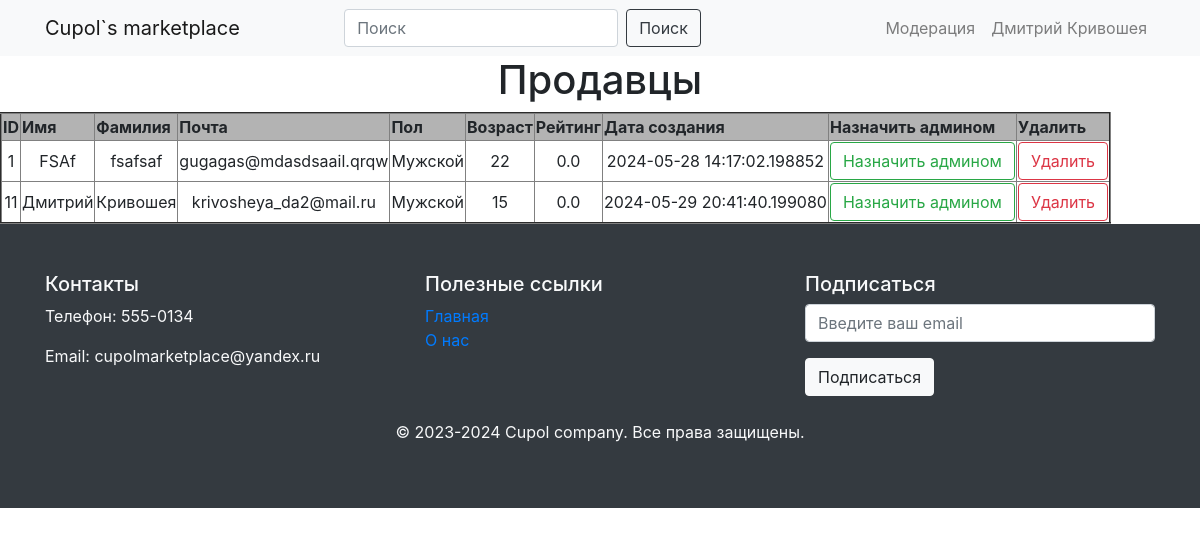
The app's page /admin/list_of_sellers (signed in) with its own data.
### data/user.py (models this page shows)
class User(SqlAlchemyBase, UserMixin , SerializerMixin):
    __tablename__ = 'user'
    id = sqlalchemy.Column(sqlalchemy.Integer, primary_key=True, autoincrement=True)
    type = sqlalchemy.Column(sqlalchemy.String)
    email = sqlalchemy.Column(sqlalchemy.String)
    def get_user(self, db_sess=None):
        if not db_sess:
            db_sess = db_session.create_session()
        return db_sess.query(eval(self.type.capitalize())).get(self.id)

### data/admin.py (models this page shows, shortened)
class Admin(SqlAlchemyBase, UserMixin, SerializerMixin):
    __tablename__ = 'admin'
    id = sqlalchemy.Column(sqlalchemy.Integer, sqlalchemy.ForeignKey("user.id"), primary_key=True)
    name = sqlalchemy.Column(sqlalchemy.String)
    surname = sqlalchemy.Column(sqlalchemy.String)
    email = sqlalchemy.Column(sqlalchemy.String)
    password = sqlalchemy.Column(sqlalchemy.String)
    gender = sqlalchemy.Column(sqlalchemy.String)
    age = sqlalchemy.Column(sqlalchemy.Integer)
    is_boss = sqlalchemy.Column(sqlalchemy.Boolean, default=False)
    date = sqlalchemy.Column(sqlalchemy.DateTime, default=datetime.datetime.now)
    user = orm.relationship("User")

### data/seller.py (models this page shows, shortened)
class Seller(SqlAlchemyBase, UserMixin, SerializerMixin):
    __tablename__ = 'seller'
    id = sqlalchemy.Column(sqlalchemy.Integer, sqlalchemy.ForeignKey("user.id"), primary_key=True)
    name = sqlalchemy.Column(sqlalchemy.String)
    surname = sqlalchemy.Column(sqlalchemy.String)
    email = sqlalchemy.Column(sqlalchemy.String)
    password = sqlalchemy.Column(sqlalchemy.String)
    gender = sqlalchemy.Column(sqlalchemy.String)
    age = sqlalchemy.Column(sqlalchemy.Integer)
    rating = sqlalchemy.Column(sqlalchemy.Float, default=0.0)
    date = sqlalchemy.Column(sqlalchemy.DateTime, default=datetime.datetime.now)
    user = orm.relationship("User")

### main.py (the view)
@app.route('/admin/list_of_sellers')
def list_of_sellers():
    db_sess = db_session.create_session()
    sellers = db_sess.query(Seller).all()
    user = current_user.get_user()
    return render_template("list_of_sellers.html", sellers=sellers, user=user)

### data/db_session.py (called while the page is built)
def create_session() -> Session:
    global __factory
    return __factory()

### main.py (called while the page is built)
@login_manager.user_loader
def load_user(user_id):
    db_sess = db_session.create_session()
    return db_sess.query(User).get(user_id)

### templates/list_of_sellers.html
{% extends "base.html" %}
{% block content %}
    {% if current_user.type == "admin" %}
        <h1 align="center">Продавцы</h1>
        <table border="2px solid grey">
            <tr>
                <th bgcolor="#b3b3b3">ID</th>
                <th bgcolor="#b3b3b3">Имя</th>
                <th bgcolor="#b3b3b3">Фамилия</th>
                <th bgcolor="#b3b3b3">Почта</th>
                <th bgcolor="#b3b3b3">Пол</th>
                <th bgcolor="#b3b3b3">Возраст</th>
                <th bgcolor="#b3b3b3">Рейтинг</th>
                <th bgcolor="#b3b3b3">Дата создания</th>
                <th bgcolor="#b3b3b3">Назначить админом</th>
                <th bgcolor="#b3b3b3">Удалить</th>
            </tr>
            {% for i in sellers %}
                <tr>
                    <td align="center">{{ i.id }}</td>
                    <td align="center">{{ i.name }}</td>
                    <td align="center">{{ i.surname }}</td>
                    <td align="center">{{ i.email }}</td>
                    <td align="center">
                        {% if i.gender == "male" %}
                            Мужской
                        {% else %}
                            Женский
                        {% endif %}
                    </td>
                    <td align="center">{{ i.age }}</td>
                    <td align="center">{{ i.rating }}</td>
                    <td align="center">{{ i.date }}</td>
                    <td align="center">
                        <a class="btn btn-outline-success" href="/admin/give_admin/{{i.id}}">Назначить админом</a>
                    </td>
                    <td align="center">
                        <a class="btn btn-outline-danger" href="/admin/delete/{{i.id}}">Удалить</a>
                    </td>
                </tr>
            {% endfor %}
        </table>
    {% else %}
        <h1 align="center">У вас нет прав для доступа к данной странице</h1>
    {% endif %}
{% endblock %}

### templates/base.html (shortened to what this page needs)
<!DOCTYPE html>
<html lang="en" xmlns="http://www.w3.org/1999/html">
<head>
    <link rel="stylesheet" href="{{ css_style }}">
    <link rel="stylesheet" href="https://stackpath.bootstrapcdn.com/bootstrap/4.5.2/css/bootstrap.min.css">
</head>
<body>
<nav class="navbar navbar-expand-lg navbar-light bg-light">
    <div class="container">
        <a class="navbar-brand" href="/">Cupol`s marketplace</a>
        <form class="form-inline mx-auto">
            <input class="form-control mr-sm-2" type="search" id="searchQuery" placeholder="Поиск" aria-label="Search">
            <button class="btn btn-outline-dark my-2 my-sm-0 btn-animated" type="submit" onclick="search(event)">Поиск</button>
        </form>
        {% if current_user.is_authenticated %}
            <ul class="navbar-nav ml-auto">
                <li class="nav-item">
                    {% if current_user.type == "buyer" %}
                        <a class="nav-link custom-cart-btn" href="/cart">Корзина</a>
                    {% elif current_user.type == "seller" %}
                        <a class="nav-link custom-cart-btn" href="/add_product/start">Добавить товар</a>
                    {% elif current_user.type == "admin" %}
                        <a class="nav-link custom-cart-btn" href="/admin">Модерация</a>
                    {% endif %}
                </li>
                <li class="nav-item">
                    <a class="nav-link custom-account-btn" href="/account">{{ current_user.get_user().name }} {{ current_user.get_user().surname }}</a>
                </li>
            </ul>
        {% else %}
            <p>
                <a class="btn btn btn-outline-dark btn-animated" href="/register">Зарегистрироваться</a>
                <a class="btn btn btn-outline-dark btn-animated" href="/login">Войти</a>
            </p>
        {% endif %}
    </div>
</nav>
{% block content %}{% endblock %}
<footer class="footer bg-dark text-light py-5">
    <div class="container">
        <div class="row">
            <div class="col-md-4">
                <h5>Контакты</h5>
                <p>Телефон: 555-0134</p>
                <p>Email: cupolmarketplace@yandex.ru</p>
            </div>
            <div class="col-md-4">
                <h5>Полезные ссылки</h5>
                <ul class="list-unstyled">
                    <li><a href="/">Главная</a></li>
                    <li><a href="/about_us">О нас</a></li>
                </ul>
            </div>
            <div class="col-md-4">
                <h5>Подписаться</h5>
                <form id="subscribeForm">
                    <div class="form-group">
                        <input type="email" class="form-control" id="emailInput" placeholder="Введите ваш email" required>
                    </div>
                    <button type="submit" class="btn btn-light btn-animated" id="subscribeBtn">Подписаться</button>
                </form>
            </div>
        </div>
        <div class="row mt-4">
            <div class="col-md-12 text-center">
                <p>&copy; 2023-2024 Cupol company. Все права защищены.</p>
            </div>
        </div>
    </div>
</footer>

### records on screen
User: get_user "Дмитрий", get_user "Кривошея"
Seller: id "1", name "FSAf", surname "fsafsaf", email "gugagas@mdasdsaail.qrqw", gender "Мужской", age "22", rating "0.0", date "2024-05-28 14:17:02.198852"
Seller: id "11", name "Дмитрий", surname "Кривошея", email "krivosheya_da2@mail.ru", gender "Мужской", age "15", rating "0.0", date "2024-05-29 20:41:40.199080"
